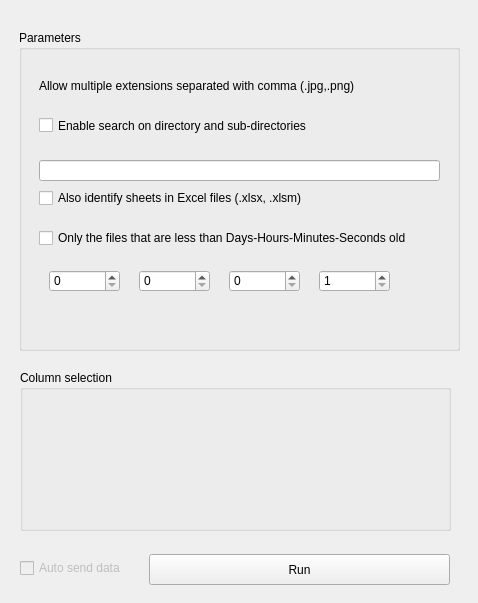
<?xml version="1.0" encoding="UTF-8"?>
<ui version="4.0">
 <class>Form</class>
 <widget class="QWidget" name="Form">
  <property name="geometry">
   <rect>
    <x>0</x>
    <y>0</y>
    <width>478</width>
    <height>603</height>
   </rect>
  </property>
  <property name="windowTitle">
   <string>Form</string>
  </property>
  <widget class="QGroupBox" name="groupBox">
   <property name="geometry">
    <rect>
     <x>19</x>
     <y>30</y>
     <width>441</width>
     <height>321</height>
    </rect>
   </property>
   <property name="title">
    <string>Parameters</string>
   </property>
   <widget class="QLineEdit" name="lineEdit">
    <property name="geometry">
     <rect>
      <x>20</x>
      <y>130</y>
      <width>401</width>
      <height>21</height>
     </rect>
    </property>
   </widget>
   <widget class="QCheckBox" name="checkBox">
    <property name="geometry">
     <rect>
      <x>20</x>
      <y>80</y>
      <width>365</width>
      <height>31</height>
     </rect>
    </property>
    <property name="text">
     <string>Enable search on directory and sub-directories</string>
    </property>
   </widget>
   <widget class="QLabel" name="label">
    <property name="geometry">
     <rect>
      <x>20</x>
      <y>40</y>
      <width>401</width>
      <height>31</height>
     </rect>
    </property>
    <property name="text">
     <string>Allow multiple extensions separated with comma (.jpg,.png)</string>
    </property>
   </widget>

   <widget class="QCheckBox" name="checkBox_sheets">
    <property name="geometry">
     <rect>
      <x>20</x>
      <y>160</y>
      <width>411</width>
      <height>16</height>
     </rect>
    </property>
    <property name="text">
     <string>Also identify sheets in Excel files (.xlsx, .xlsm)</string>
    </property>
   </widget>
   <widget class="QCheckBox" name="checkBox_2">
    <property name="geometry">
     <rect>
      <x>20</x>
      <y>200</y>
      <width>411</width>
      <height>16</height>
     </rect>
    </property>
    <property name="text">
     <string>Only the files that are less than Days-Hours-Minutes-Seconds old</string>
    </property>
   </widget>
   <widget class="QSpinBox" name="spinBox_day">
    <property name="geometry">
     <rect>
      <x>30</x>
      <y>240</y>
      <width>71</width>
      <height>22</height>
     </rect>
    </property>
    <property name="maximum">
     <number>9999</number>
    </property>
   </widget>
   <widget class="QSpinBox" name="spinBox_hour">
    <property name="geometry">
     <rect>
      <x>120</x>
      <y>240</y>
      <width>71</width>
      <height>22</height>
     </rect>
    </property>
    <property name="maximum">
     <number>23</number>
    </property>
   </widget>
   <widget class="QSpinBox" name="spinBox_minute">
    <property name="geometry">
     <rect>
      <x>210</x>
      <y>240</y>
      <width>71</width>
      <height>22</height>
     </rect>
    </property>
    <property name="maximum">
     <number>59</number>
    </property>
   </widget>
   <widget class="QSpinBox" name="spinBox_second">
    <property name="geometry">
     <rect>
      <x>300</x>
      <y>240</y>
      <width>71</width>
      <height>22</height>
     </rect>
    </property>
    <property name="minimum">
     <number>1</number>
    </property>
    <property name="maximum">
     <number>59</number>
    </property>
    <property name="value">
     <number>1</number>
    </property>
   </widget>
  </widget>
  <widget class="QGroupBox" name="groupBox_3">
   <property name="geometry">
    <rect>
     <x>20</x>
     <y>370</y>
     <width>431</width>
     <height>161</height>
    </rect>
   </property>
   <property name="title">
    <string>Column selection</string>
   </property>
   <widget class="QLabel" name="Description_4">
    <property name="geometry">
     <rect>
      <x>10</x>
      <y>30</y>
      <width>411</width>
      <height>61</height>
     </rect>
    </property>
    <property name="text">
     <string/>
    </property>
    <property name="textFormat">
     <enum>Qt::AutoText</enum>
    </property>
    <property name="alignment">
     <set>Qt::AlignLeading|Qt::AlignLeft|Qt::AlignVCenter</set>
    </property>
    <property name="wordWrap">
     <bool>true</bool>
    </property>
   </widget>
   <widget class="QWidget" name="placeholder" native="true">
    <property name="enabled">
     <bool>true</bool>
    </property>
    <property name="geometry">
     <rect>
      <x>0</x>
      <y>20</y>
      <width>431</width>
      <height>141</height>
     </rect>
    </property>
   </widget>
  </widget>
  <widget class="QPushButton" name="pushButton_send">
   <property name="enabled">
    <bool>true</bool>
   </property>
   <property name="geometry">
    <rect>
     <x>149</x>
     <y>554</y>
     <width>301</width>
     <height>31</height>
    </rect>
   </property>
   <property name="text">
    <string>Run</string>
   </property>
  </widget>
  <widget class="QCheckBox" name="checkBox_send">
   <property name="enabled">
    <bool>false</bool>
   </property>
   <property name="geometry">
    <rect>
     <x>20</x>
     <y>560</y>
     <width>131</width>
     <height>16</height>
    </rect>
   </property>
   <property name="text">
    <string>Auto send data</string>
   </property>
  </widget>
 </widget>
 <resources/>
 <connections/>
</ui>
